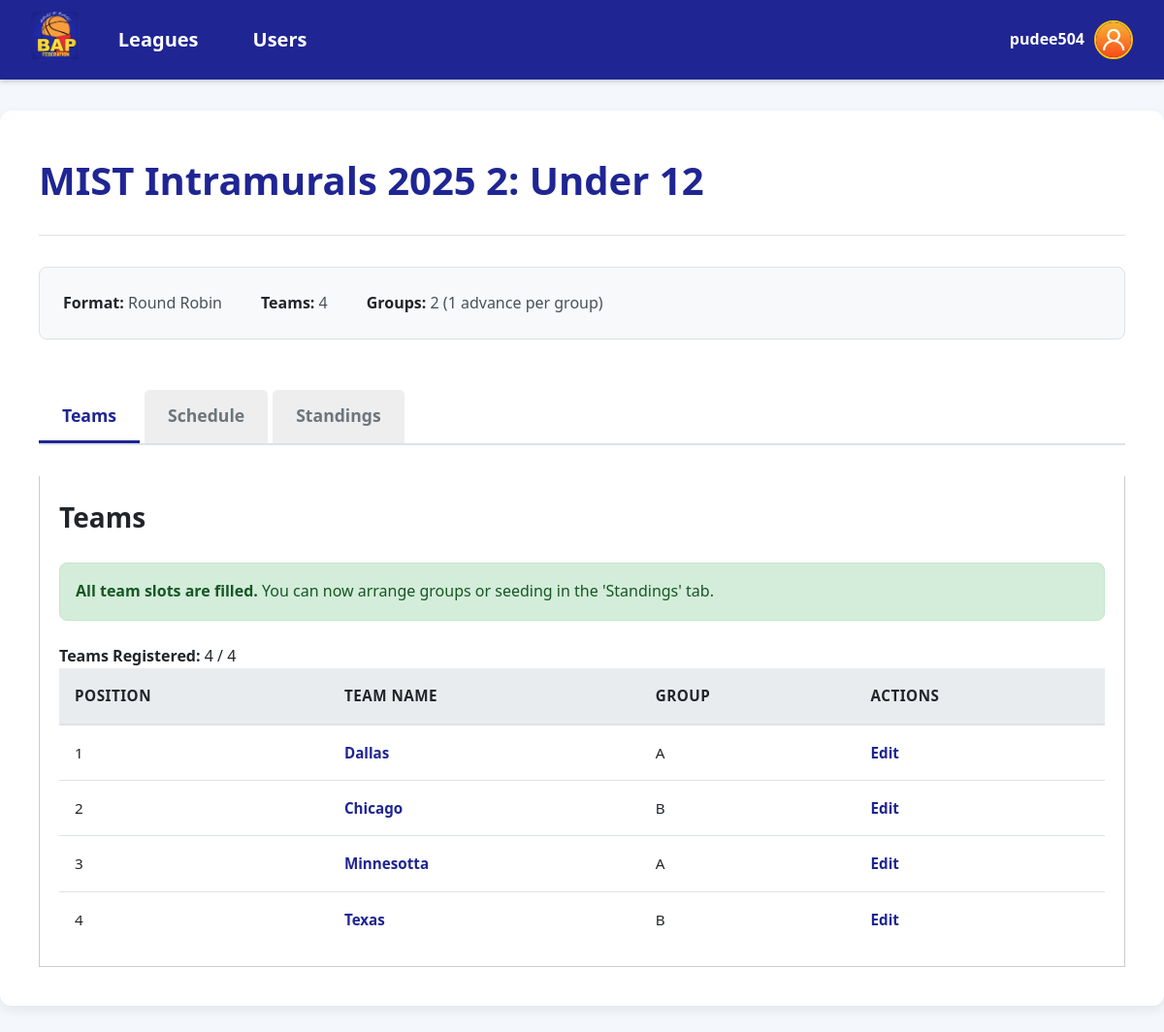
The app's page /category_details.php?category_id=328 (signed in) with its own data.
### tables this page shows
CREATE TABLE IF NOT EXISTS `league` (
  `id` int NOT NULL AUTO_INCREMENT,
  `league_name` varchar(150) NOT NULL,
  `start_date` timestamp NOT NULL DEFAULT CURRENT_TIMESTAMP,
  `end_date` timestamp NOT NULL DEFAULT CURRENT_TIMESTAMP,
  `location` varchar(150) NOT NULL,
  `status` enum('Upcoming','Active','Completed') DEFAULT NULL,
  PRIMARY KEY (`id`)
);

CREATE TABLE IF NOT EXISTS `category_format` (
  `category_id` int NOT NULL,
  `format_id` int NOT NULL,
  `num_teams` int NOT NULL,
  `num_groups` int DEFAULT NULL,
  `advance_per_group` int DEFAULT NULL,
  `is_locked` tinyint(1) DEFAULT '0',
  PRIMARY KEY (`category_id`,`format_id`),
  KEY `format_id` (`format_id`)
);

CREATE TABLE IF NOT EXISTS `category` (
  `id` int NOT NULL AUTO_INCREMENT,
  `league_id` int NOT NULL,
  `category_name` varchar(50) NOT NULL,
  `schedule_generated` tinyint(1) NOT NULL DEFAULT '0',
  `seeding_started` tinyint(1) DEFAULT '0',
  `playoff_seeding_locked` tinyint(1) NOT NULL DEFAULT '0',
  `groups_locked` tinyint(1) NOT NULL DEFAULT '0',
  `playoff_category_id` int DEFAULT NULL,
  PRIMARY KEY (`id`),
  KEY `league_id` (`league_id`)
);

CREATE TABLE IF NOT EXISTS `format` (
  `id` int NOT NULL AUTO_INCREMENT,
  `format_name` varchar(50) NOT NULL,
  PRIMARY KEY (`id`)
);

CREATE TABLE IF NOT EXISTS `team` (
  `id` int NOT NULL AUTO_INCREMENT,
  `team_name` varchar(50) NOT NULL,
  `category_id` int NOT NULL,
  `cluster_id` int DEFAULT NULL,
  `seed` int DEFAULT NULL,
  `playoff_seed` int DEFAULT NULL,
  `bracket_position` int DEFAULT NULL,
  PRIMARY KEY (`id`),
  KEY `category_id` (`category_id`),
  KEY `cluster_id` (`cluster_id`)
);

CREATE TABLE IF NOT EXISTS `cluster` (
  `id` int NOT NULL AUTO_INCREMENT,
  `cluster_name` int NOT NULL,
  `category_id` int NOT NULL,
  PRIMARY KEY (`id`),
  KEY `category_id` (`category_id`)
);

### includes/category_info.php (called while the page is built, shortened)
<?php
require_once __DIR__ . '/../db.php';
$category_id = filter_var($_GET['category_id'] ?? null, FILTER_VALIDATE_INT);
$stmt = $pdo->prepare("
    SELECT
        c.league_id, -- <<< THIS IS THE FIX
        c.category_name,
        c.playoff_seeding_locked,
        f.format_name, -- Fetched for category_details.php
        f.format_name AS tournament_format, -- Aliased for the bracket visualizers
        cf.format_id,
        cf.num_teams,
        cf.num_groups,
        cf.advance_per_group,
        c.schedule_generated
    FROM category c
    JOIN category_format cf ON c.id = cf.category_id
    JOIN format f ON cf.format_id = f.id
    WHERE c.id = ?
");
$stmt->execute([$category_id]);
$category = $stmt->fetch(PDO::FETCH_ASSOC);
$is_bracket_format = in_array(strtolower($category['tournament_format']), ['single elimination', 'double elimination']);
if ($is_bracket_format) {
    $teamStmt = $pdo->prepare("
        SELECT t.* FROM team t
        JOIN bracket_positions bp ON t.id = bp.team_id
        WHERE t.category_id = ?
        ORDER BY bp.position ASC
    ");
} else {
    $teamStmt = $pdo->prepare("
        SELECT * FROM team
        WHERE category_id = ?
        ORDER BY id ASC
    ");
}
$teamStmt->execute([$category_id]);
$teams = $teamStmt->fetchAll(PDO::FETCH_ASSOC);
$team_count = count($teams);
$all_slots_filled = ($team_count >= $category['num_teams']);
?>

### category_details.php (shortened to what this page needs)
<?php
require_once 'includes/category_info.php';
$leagueNameStmt = $pdo->prepare("SELECT league_name FROM league WHERE id = ?");
$leagueNameStmt->execute([$category['league_id']]);
$league_name = $leagueNameStmt->fetchColumn();
$active_tab = $_GET['tab'] ?? 'teams';
?>
<!DOCTYPE html>
<html lang="en">
<head>
    <?php include 'includes/head_styles.php'; ?>
    <link rel="stylesheet" href="style.css">
</head>
<body>
<?php include 'includes/header.php'; ?>
<div class="dashboard-container">
    <div class="page-header">
        <h1>
            <a href="league_details.php?id=<?= $category['league_id'] ?>"><?= htmlspecialchars($league_name) ?></a>:
            <?= htmlspecialchars($category['category_name']) ?>
        </h1>
    </div>
    <div class="league-info">
        <p><strong>Format:</strong> <?= htmlspecialchars($category['format_name']) ?></p>
        <p><strong>Teams:</strong> <?= htmlspecialchars($category['num_teams']) ?></p>
        <?php if (!empty($category['num_groups'])): ?>
            <p><strong>Groups:</strong> <?= htmlspecialchars($category['num_groups']) ?> (<?= htmlspecialchars($category['advance_per_group']) ?> advance per group)</p>
        <?php endif; ?>
    </div>
    <div class="tab-navigation">
        <?php include 'includes/category_tabs.php'; ?>
    </div>
    <div class="tab-container">
        <?php include 'includes/category_tabs_teams.php'; ?>
    </div>
</div>
</body>
</html>

### includes/category_tabs_teams.php (shortened to what this page needs)
<div class="tab-content <?= $active_tab === 'teams' ? 'active' : '' ?>" id="teams">
    <div class="section-header">
        <h2>Teams</h2>
    </div>
    <?php if (!$all_slots_filled): ?>
        <form action="add_team.php" method="POST" class="add-team-form">
            <input type="hidden" name="category_id" value="<?= $category_id ?>">
            <input type="text" name="team_name" placeholder="Enter New Team Name" required>
            <button type="submit" class="btn btn-primary">Add Team</button>
        </form>
    <?php else: ?>
        <p class="success-message">
            <strong>All team slots are filled.</strong> You can now arrange groups or seeding in the 'Standings' tab.
        </p>
    <?php endif; ?>
    <p><strong>Teams Registered:</strong> <?= $team_count ?> / <?= $category['num_teams'] ?></p>
    <div class="table-wrapper">
        <table class="category-table">
            <thead>
                <tr>
                    <th>Position</th>
                    <th>Team Name</th>
                    <?php if (strtolower($category['format_name']) === 'round robin'): ?>
                        <th>Group</th>
                    <?php endif; ?>
                    <th>Actions</th>
                </tr>
            </thead>
            <tbody>
                <?php if (empty($teams)): ?>
                    <tr class="no-results">
                        <td colspan="4">No teams have been added yet.</td>
                    </tr>
                <?php else: ?>
                    <?php
                    if (!function_exists('numberToLetter')) {
                        function numberToLetter($num) { return chr(64 + (int)$num); }
                    }
                    ?>
                    <?php foreach ($teams as $index => $team): ?>
                        <tr>
                            <td><?= $index + 1 ?></td>
                            <td><a href="team_details.php?team_id=<?= $team['id'] ?>"><?= htmlspecialchars($team['team_name']) ?></a></td>
                            <?php if (strtolower($category['format_name']) === 'round robin'): ?>
                                <td>
                                    <?php
                                    if (!empty($team['cluster_id'])) {
                                        $clusterStmt = $pdo->prepare("SELECT cluster_name FROM cluster WHERE id = ?");
                                        $clusterStmt->execute([$team['cluster_id']]);
                                        $cluster_name = $clusterStmt->fetchColumn();
                                        echo $cluster_name ? htmlspecialchars(numberToLetter($cluster_name)) : 'N/A';
                                    } else {
                                        echo 'N/A';
                                    }
                                    ?>
                                </td>
                            <?php endif; ?>
                            <td class="actions">
                                <a href="edit_team.php?team_id=<?= $team['id'] ?>">Edit</a>
                            </td>
                        </tr>
                    <?php endforeach; ?>
                <?php endif; ?>
            </tbody>
        </table>
    </div>
</div>

### style.css (style rules this page uses)
:root { --bap-blue: #1f2593; --bap-orange: #fc9e3e; --bap-yellow: #FFC107; --bap-red: #D81B60; --text-dark: #212529; --text-light: #f8f9fa; --bg-light: #ffffff; --bg-main: #f4f7fc; --border-color: #dee2e6; --shadow: 0 4px 12px rgba(0, 0, 0, 0.08); }
* { margin: 0; padding: 0; box-sizing: border-box; }
body { font-family: 'Segoe UI', Tahoma, Geneva, Verdana, sans-serif; background-color: var(--bg-main); color: var(--text-dark); line-height: 1.6; }
.dashboard-container, .form-container { max-width: 1200px; margin: 2rem auto; background: var(--bg-light); padding: 2.5rem; border-radius: 12px; box-shadow: var(--shadow); }
.page-header { display: flex; justify-content: space-between; align-items: center; margin-bottom: 2rem; flex-wrap: wrap; gap: 1rem; border-bottom: 1px solid var(--border-color); padding-bottom: 1.5rem; }
.dashboard-container h1, .form-container h1, .page-header h1 { font-size: 2.5rem; color: var(--bap-blue); font-weight: 700; margin: 0; }
.page-header h1 a { color: var(--bap-blue); text-decoration: none; transition: color 0.3s ease; }
.league-info { display: flex; flex-wrap: wrap; gap: 1rem 2.5rem; margin-bottom: 2rem; font-size: 1rem; color: #495057; background-color: #f8f9fa; padding: 1.5rem; border-radius: 8px; border: 1px solid var(--border-color); }
.league-info p { margin: 0; }
.league-info strong { color: var(--text-dark); }
.section-header { display: flex; justify-content: space-between; align-items: center; margin-top: 2.5rem; margin-bottom: 1.5rem; }
.section-header:first-child { margin-top: 0; }
.section-header h2 { font-size: 1.75rem; color: var(--text-dark); }
.table-wrapper { overflow-x: auto; }
.leagues-table, .category-table { width: 100%; border-collapse: collapse; font-size: 0.95rem; }
.leagues-table thead, .category-table thead { background-color: #e9ecef; }
.leagues-table th, .category-table th { padding: 1rem; text-align: left; font-weight: 600; color: var(--text-dark); text-transform: uppercase; letter-spacing: 0.5px; border-bottom: 2px solid var(--border-color); }
.leagues-table td, .category-table td { padding: 1rem; border-bottom: 1px solid var(--border-color); vertical-align: middle; }
.leagues-table tbody tr:last-child td, .category-table tbody tr:last-child td { border-bottom: none; }
.leagues-table a, .category-table a { color: var(--bap-blue); text-decoration: none; font-weight: 600; transition: color 0.2s; }
.actions a { margin-right: 0.75rem; }
.actions a:last-child { margin-right: 0; }
.tab-navigation { display: flex; border-bottom: 2px solid var(--border-color); margin-bottom: 2rem; }
.tab-content { display: none; }
.tab-content.active { display: block; }
.success-message { background-color: #d4edda; color: #155724; padding: 1rem; margin-bottom: 1.5rem; border: 1px solid #c3e6cb; border-radius: 8px; }

### includes/head_styles.php (style rules this page uses)
.tab-content { display: none; padding: 20px; background: #fff; border: 1px solid #ccc; border-top: none; }
.tab-content.active { display: block; }

### records on screen
league: league_name "MIST Intramurals 2025 2"
category_format: category.category_name "Under 12", format.format_name "Round Robin", num_teams "4", num_groups "2", advance_per_group "1"
team: team_name "Dallas", cluster.cluster_name "A"
team: team_name "Chicago", cluster.cluster_name "B"
team: team_name "Minnesotta", cluster.cluster_name "A"
team: team_name "Texas", cluster.cluster_name "B"

### other values on screen
$_SESSION['username'] "pudee504"
$team_count "4"
